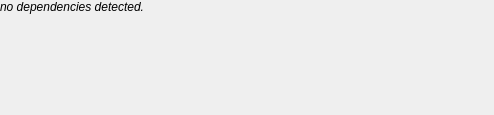
<?xml version="1.0" encoding="UTF-8"?>
<ui version="4.0">
<comment> Copyright (C) 2018 by Pedro Mendes, Virginia Tech Intellectual </comment>
<comment> Properties, Inc., University of Heidelberg, and University of </comment>
<comment> of Connecticut School of Medicine. </comment>
<comment> All rights reserved. </comment>

 <comment> All rights reserved. </comment>
 <class>CQScrolledDependenciesWidget</class>
 <widget class="QWidget" name="CQScrolledDependenciesWidget">
  <property name="geometry">
   <rect>
    <x>0</x>
    <y>0</y>
    <width>494</width>
    <height>115</height>
   </rect>
  </property>
  <property name="windowTitle">
   <string>Form</string>
  </property>
  <property name="autoFillBackground">
   <bool>false</bool>
  </property>
  <layout class="QVBoxLayout" name="verticalLayout">
   <property name="leftMargin">
    <number>0</number>
   </property>
   <property name="topMargin">
    <number>0</number>
   </property>
   <property name="rightMargin">
    <number>0</number>
   </property>
   <property name="bottomMargin">
    <number>0</number>
   </property>
   <item>
    <widget class="QLabel" name="mpLabel">
     <property name="sizePolicy">
      <sizepolicy hsizetype="Preferred" vsizetype="Minimum">
       <horstretch>0</horstretch>
       <verstretch>0</verstretch>
      </sizepolicy>
     </property>
     <property name="text">
      <string>&lt;i&gt;no dependencies detected. &lt;/i&gt;</string>
     </property>
    </widget>
   </item>
   <item>
    <widget class="QScrollArea" name="mpScrollArea">
     <property name="sizePolicy">
      <sizepolicy hsizetype="Preferred" vsizetype="Expanding">
       <horstretch>0</horstretch>
       <verstretch>0</verstretch>
      </sizepolicy>
     </property>
     <property name="frameShape">
      <enum>QFrame::NoFrame</enum>
     </property>
     <property name="lineWidth">
      <number>0</number>
     </property>
     <property name="widgetResizable">
      <bool>true</bool>
     </property>
     <widget class="CQDependenciesWidget" name="mpDependencies">
      <property name="geometry">
       <rect>
        <x>0</x>
        <y>0</y>
        <width>494</width>
        <height>92</height>
       </rect>
      </property>
     </widget>
    </widget>
   </item>
  </layout>
 </widget>
 <customwidgets>
  <customwidget>
   <class>CQDependenciesWidget</class>
   <extends>QWidget</extends>
   <header>copasi/UI/CQDependenciesWidget.h</header>
   <container>1</container>
  </customwidget>
 </customwidgets>
 <resources/>
 <connections/>
</ui>
